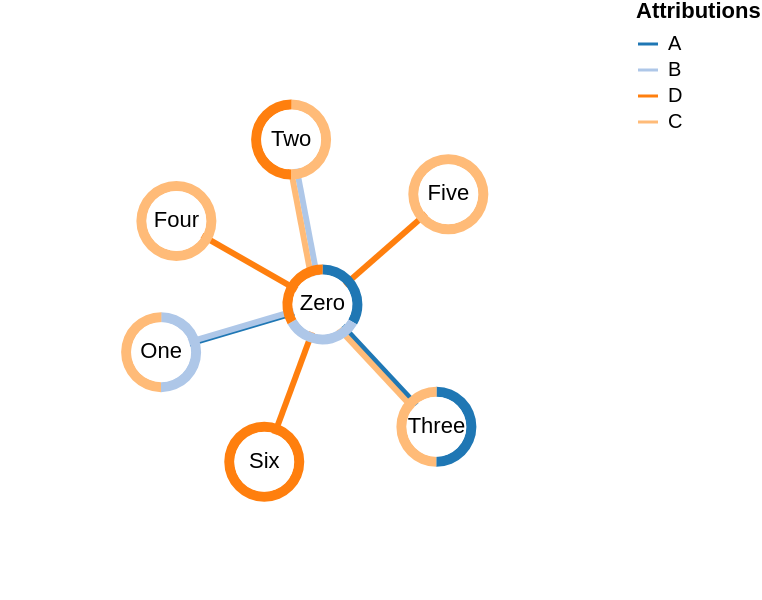

Source (Vega-Lite JSON):
### Vega specification from a JSON file in a GitHub repository (floating-point values rounded to 4 significant figures)
{"$schema": "https://vega.github.io/schema/vega/v5.json", "description": "A node-link diagram with force-directed layout, depicting character co-occurrence in the novel Les Misérables.", "width": 300, "height": 300, "padding": 0, "signals": [{"name": "cx", "update": "width / 2"}, {"name": "cy", "update": "height / 2"}, {"name": "innerRadius", "value": 15}, {"name": "bandWidth", "value": 5}, {"name": "nodeCharge", "value": -80}, {"name": "linkDistance", "value": 80}, {"name": "static", "value": true, "bind": {"input": "checkbox"}}, {"description": "State variable for active node fix status.", "name": "fix", "value": false, "on": [{"events": "symbol:mouseout[!event.buttons], window:mouseup", "update": "false"}, {"events": "symbol:mouseover", "update": "fix || true"}, {"events": "[symbol:mousedown, window:mouseup] > window:mousemove!", "update": "xy()", "force": true}]}, {"description": "Graph node most recently interacted with.", "name": "node", "value": null, "on": [{"events": "symbol:mouseover", "update": "fix === true ? item() : node"}]}, {"description": "Flag to restart Force simulation upon data changes.", "name": "restart", "value": false, "on": [{"events": {"signal": "fix"}, "update": "fix && fix.length"}]}], "scales": [{"name": "color", "type": "ordinal", "range": {"scheme": "category20"}, "domain": {"fields": [{"data": "node-attributions", "field": "attribution"}]}}], "legends": [{"title": "Attributions", "stroke": "color", "symbolType": "stroke"}], "marks": [{"name": "nodes", "type": "symbol", "zindex": 1, "from": {"data": "node-data"}, "on": [{"trigger": "fix", "modify": "node", "values": "fix === true ? {fx: node.x, fy: node.y} : {fx: fix[0], fy: fix[1]}"}, {"trigger": "!fix", "modify": "node", "values": "{fx: null, fy: null}"}], "encode": {"enter": {"fill": {"value": "white"}, "size": {"signal": "2 * (innerRadius+bandWidth+1) * (innerRadius+bandWidth+1)"}}, "update": {"cursor": {"value": "pointer"}}}, "transform": [{"type": "force", "iterations": 300, "restart": {"signal": "restart"}, "static": {"signal": "static"}, "signal": "force", "forces": [{"force": "center", "x": {"signal": "cx"}, "y": {"signal": "cy"}}, {"force": "collide", "radius": {"signal": "innerRadius+bandWidth"}}, {"force": "nbody", "strength": {"signal": "nodeCharge"}}, {"force": "link", "links": "link-data", "distance": {"signal": "linkDistance"}}]}]}, {"name": "links", "type": "group", "zindex": 0, "from": {"facet": {"data": "link-data", "name": "link-facets", "groupby": "id"}}, "data": [{"name": "linky-data", "source": "link-facets", "transform": [{"type": "flatten", "fields": ["attribution"], "index": "_idx"}, {"type": "formula", "as": "weight", "expr": "1"}, {"type": "formula", "as": "slot", "expr": "if(datum._idx%2==0, datum._idx/2, -(datum._idx+1)/2)"}, {"type": "formula", "expr": "datum.source.x+(datum.slot*3)", "as": "x"}, {"type": "formula", "expr": "datum.source.y", "as": "y"}, {"type": "formula", "expr": "datum.target.x+(datum.slot*3)", "as": "x2"}, {"type": "formula", "expr": "datum.target.y", "as": "y2"}]}], "marks": [{"type": "rule", "name": "lines", "from": {"data": "linky-data"}, "encode": {"enter": {"stroke": {"scale": "color", "field": "attribution"}, "strokeWidth": {"value": 3}}, "update": {"x": {"field": "x"}, "y": {"field": "y"}, "x2": {"field": "x2"}, "y2": {"field": "y2"}}}}]}, {"name": "nodeHalos", "type": "group", "from": {"facet": {"data": "node-attributions", "name": "node-facets", "groupby": "id"}}, "data": [{"name": "attribution-arcs", "source": "node-facets", "transform": [{"type": "pie", "field": "weight", "startAngle": 0, "endAngle": 6.29, "sort": true}, {"type": "lookup", "from": "nodes", "key": "datum.id", "fields": ["id"], "values": ["x", "y"]}]}], "marks": [{"type": "arc", "from": {"data": "attribution-arcs"}, "encode": {"enter": {"fill": {"scale": "color", "field": "attribution"}, "startAngle": {"field": "startAngle"}, "endAngle": {"field": "endAngle"}, "innerRadius": {"signal": "innerRadius"}, "outerRadius": {"signal": "innerRadius+bandWidth"}}, "update": {"x": {"field": "x"}, "y": {"field": "y"}}}}]}, {"type": "text", "name": "labels", "zindex": 2, "interactive": false, "from": {"data": "nodes"}, "encode": {"enter": {"fill": {"value": "black"}, "text": {"field": "datum.label"}, "align": {"value": "center"}, "baseline": {"value": "middle"}}, "update": {"x": {"field": "x"}, "y": {"field": "y"}}}}], "data": [{"name": "node-data", "values": [{"id": 0, "label": "Zero", "attribution": ["A", "B", "D"]}, {"id": 1, "label": "One", "attribution": ["B", "C"]}, {"id": 2, "label": "Two", "attribution": ["C", "D"]}, {"id": 3, "label": "Three", "attribution": ["A", "C"]}, {"id": 4, "label": "Four", "attribution": ["C"]}, {"id": 5, "label": "Five", "attribution": ["C"]}, {"id": 6, "label": "Six", "attribution": ["D"]}]}, {"name": "link-data", "values": [{"id": 1, "source": 0, "target": 1, "attribution": ["A", "B"]}, {"id": 2, "source": 0, "target": 2, "attribution": ["B", "C"]}, {"id": 3, "source": 0, "target": 3, "attribution": ["A", "C"]}, {"id": 4, "source": 0, "target": 4, "attribution": ["D"]}, {"id": 5, "source": 0, "target": 5, "attribution": ["D"]}, {"id": 6, "source": 0, "target": 6, "attribution": ["D"]}]}, {"name": "node-attributions", "source": "node-data", "transform": [{"type": "flatten", "fields": ["attribution"]}, {"type": "formula", "as": "weight", "expr": "1"}]}]}
